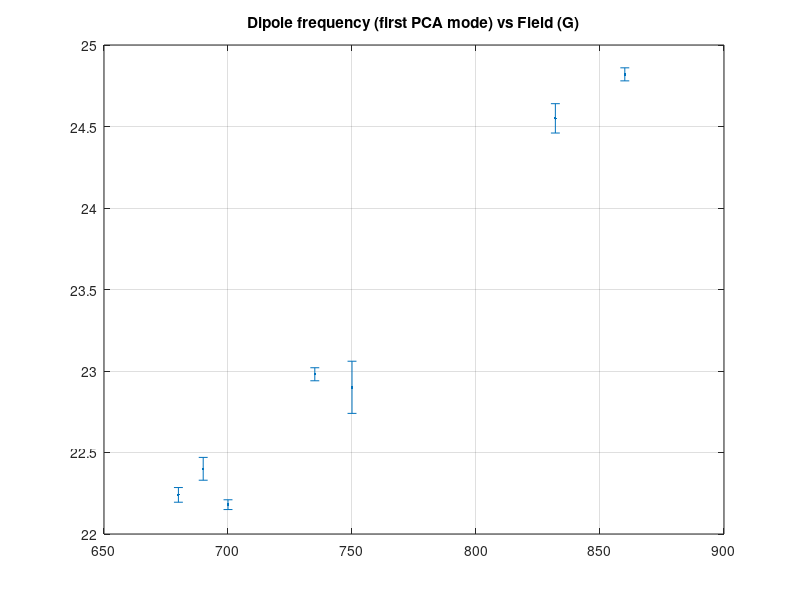
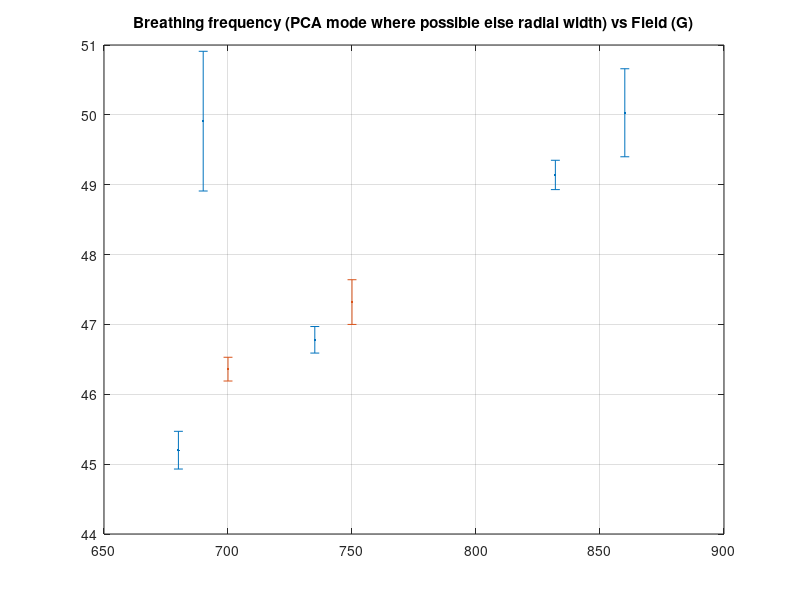
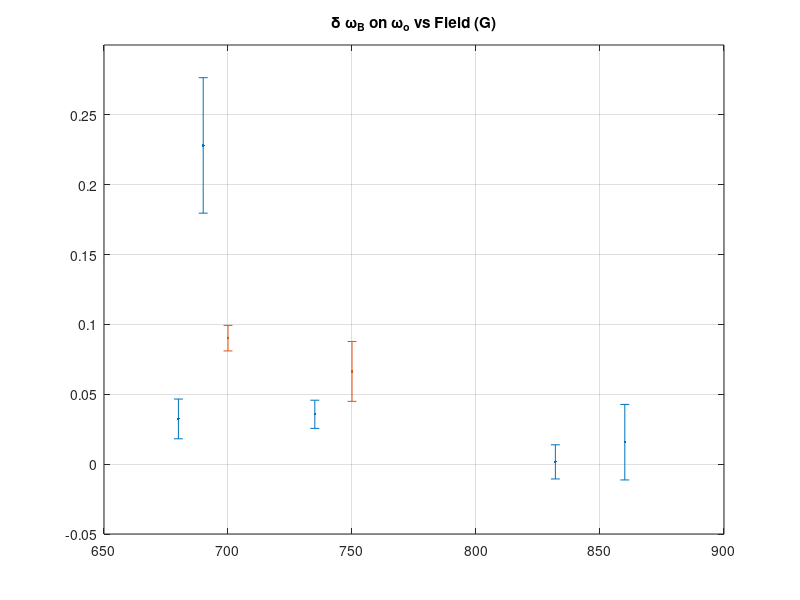

The MATLAB script that drew these images, in order:
close all;
dipole_firstmodes = [22.24, 22.4, 22.18, 22.98, 22.9, 24.55, 24.82];
dipole_firstmodes_error = [0.045, 0.07, 0.03, 0.04, 0.16, 0.09, 0.04];

mode_fields = [680, 690, 700, 735, 750, 832, 860];

breathing_modes_pca = [45.2, 49.91, NaN, 46.78, NaN, 49.14, 50.03];
breathing_modes_pca_error = [0.27, 1, NaN, 0.19, NaN, 0.21, 0.63];

breathing_modes_radialfit = [NaN, NaN, 46.36, NaN, 47.32, NaN, NaN];
breathing_modes_radialfit_error = [NaN, NaN, 0.17, NaN, 0.32, NaN, NaN];

%Error calculation:
deltaOmega_b_on_omega_o = (breathing_modes_pca - 2*dipole_firstmodes)./dipole_firstmodes;
deltaOmega_b_on_omega_o_radial = (breathing_modes_radialfit - 2*dipole_firstmodes)./dipole_firstmodes;

numerator_error = breathing_modes_pca_error + dipole_firstmodes_error;
numerator_error_radial = breathing_modes_radialfit_error + dipole_firstmodes_error;
deltaOmega_b_on_omega_o_error = deltaOmega_b_on_omega_o.*((numerator_error./(breathing_modes_pca - 2*dipole_firstmodes)) + dipole_firstmodes_error./dipole_firstmodes);
deltaOmega_b_on_omega_o_error_radial = deltaOmega_b_on_omega_o_radial.*((numerator_error_radial./(breathing_modes_radialfit - 2*dipole_firstmodes)) + dipole_firstmodes_error./dipole_firstmodes);
%---------------------%

figure(1);
errorbar(mode_fields,dipole_firstmodes,dipole_firstmodes_error,'.');
grid on;
title(['Dipole frequency (first PCA mode) vs Field (G)']); 

figure(2);
errorbar(mode_fields,breathing_modes_pca,breathing_modes_pca_error,'.');
hold on;
errorbar(mode_fields,breathing_modes_radialfit,breathing_modes_radialfit_error,'.');
grid on;
title(['Breathing frequency (PCA mode where possible else radial width) vs Field (G)']);

figure(3);
errorbar(mode_fields,(breathing_modes_pca - 2*dipole_firstmodes)./dipole_firstmodes,deltaOmega_b_on_omega_o_error,'.');
hold on;
errorbar(mode_fields,(breathing_modes_radialfit - 2*dipole_firstmodes)./dipole_firstmodes,deltaOmega_b_on_omega_o_error_radial,'.');
grid on;
axis([650 900 -0.05 0.3]);
title(['\delta \omega_B on \omega_o vs Field (G)']);
